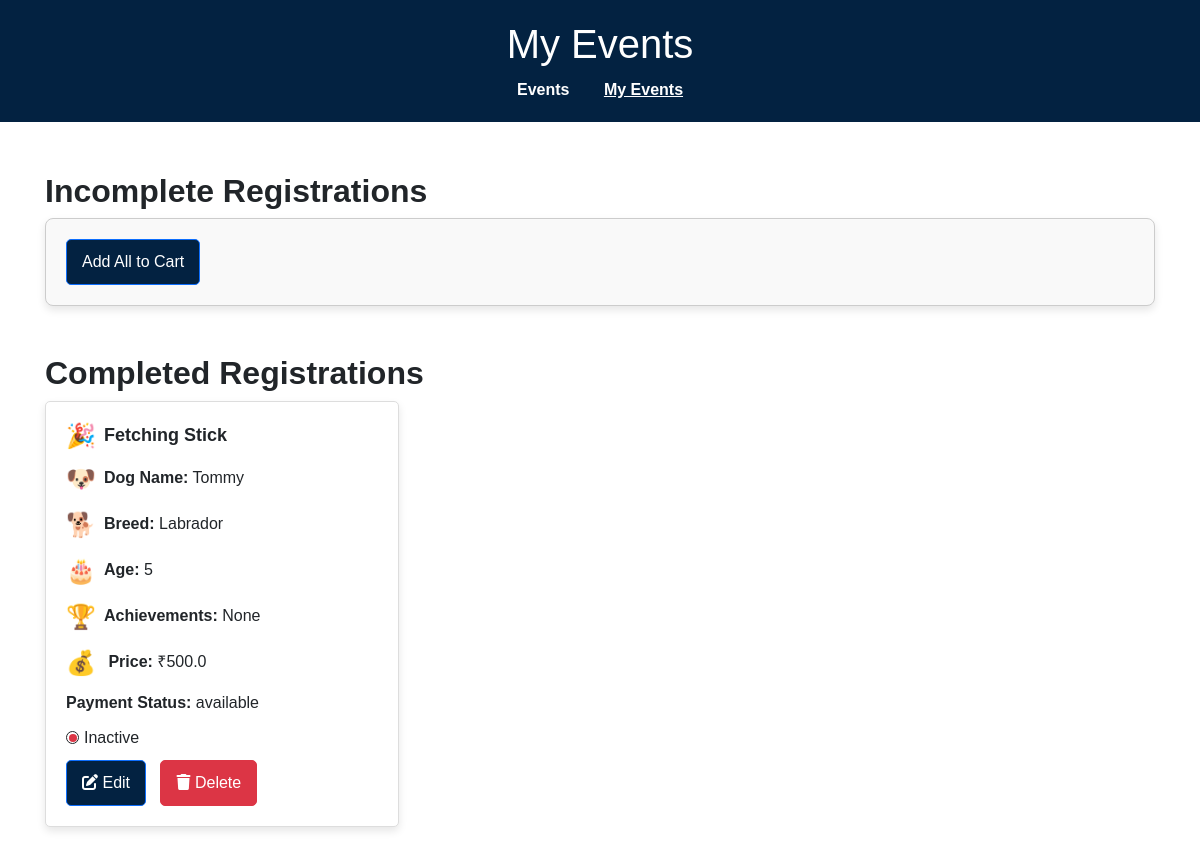
Before: /my-events with the older database file.
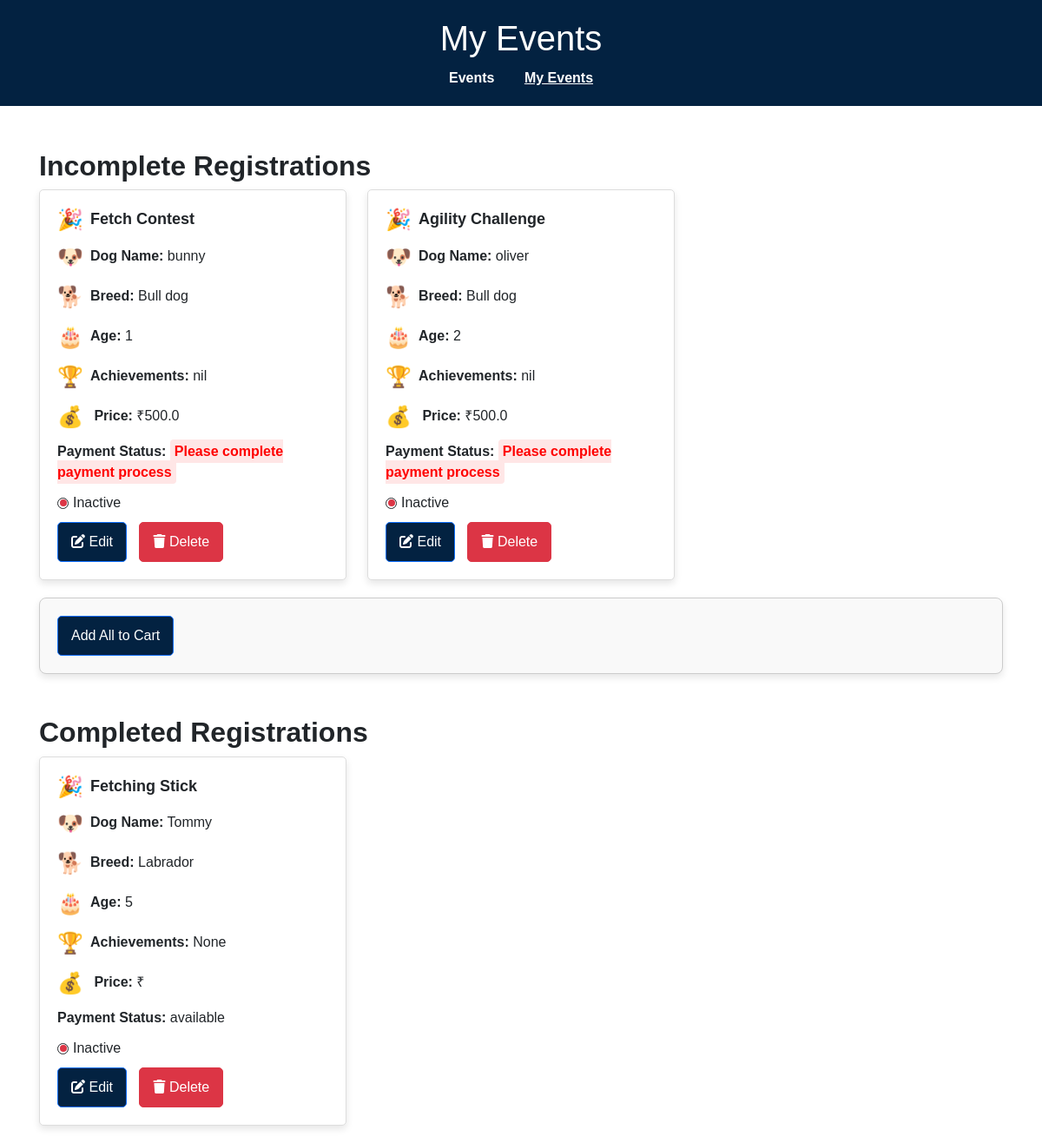
After: the same page with the newer database file.
### app.py (models this page shows, shortened)
class Registration(db.Model):
    id = db.Column(db.String(10), primary_key=True, default=generate_dog_id)
    event_id = db.Column(db.Integer, db.ForeignKey('event.id'))
    competition_name = db.Column(db.String(100), nullable=False)
    dog_name = db.Column(db.String(100), nullable=False)
    breed = db.Column(db.String(100), nullable=False)
    age = db.Column(db.Integer, nullable=False)
    achievements = db.Column(db.Text, nullable=True)
    status = db.Column(db.String(20), nullable=False, default='Pending')  # Added status
    event = db.relationship('Event', backref='registrations')

class Event(db.Model):
    id = db.Column(db.Integer, primary_key=True)
    name = db.Column(db.String(100), nullable=False)
    description = db.Column(db.Text, nullable=True)
    price = db.Column(db.Float, nullable=False)
    date = db.Column(db.Date, nullable=False)
    venue = db.Column(db.String(150), nullable=False)
    image = db.Column(db.String(200), nullable=False)  # Store the image path

### app.py (the view)
@app.route('/my-events')
def my_events():
    today = date.today()
    events = Event.query.all()
    registrations = Registration.query.all()
    carts = Cart.query.all()
    for registration in registrations:
        if registration.event:  # Ensure the event exists
            event_date = registration.event.date
            registration.event.is_active = event_date >= today
        else:
            registration.event = None  # Handle missing event reference
    return render_template('my_events.html', registrations=registrations, events=events, carts=carts)

### app.py (called while the page is built)
@app.before_request
def ensure_fresh_session():
    if not session.get('initialized'):
        session.clear()
        session['initialized'] = True

### templates/my_events.html (shortened to what this page needs)
<!DOCTYPE html>
<html lang="en">
<head>
    <link href="https://cdn.jsdelivr.net/npm/bootstrap@5.3.0-alpha1/dist/css/bootstrap.min.css" rel="stylesheet">
    <link href="https://cdnjs.cloudflare.com/ajax/libs/font-awesome/6.0.0-beta3/css/all.min.css" rel="stylesheet">
</head>
<body>
    <header>
        <h1>My Events</h1>
        <nav>
            <a href="/">Events</a>
            <a href="/my-events" class="active">My Events</a>
        </nav>
    </header>
    <div class="container">
<h2><strong>Incomplete Registrations</strong></h2>
<div class="row">
    {% for registration in registrations %}
        {% if registration.status == 'Please complete payment process' %}
            <div class="col-md-4">
                <div class="card">
                    <div class="card-body">
                        <h5 class="card-title"><span class="event-icon">🎉</span>{{ registration.competition_name }}</h5>
                        <p class="card-text"><span class="event-icon">🐶</span><strong>Dog Name:</strong> {{ registration.dog_name }}</p>
                        <p class="card-text"><span class="event-icon">🐕</span><strong>Breed:</strong> {{ registration.breed }}</p>
                        <p class="card-text"><span class="event-icon">🎂</span><strong>Age:</strong> {{ registration.age }}</p>
                        {% if registration.achievements %}
                        <p class="card-text"><span class="event-icon">🏆</span><strong>Achievements:</strong> {{ registration.achievements }}</p>
                        {% endif %}
                        <p class="card-text">
                            <span class="event-icon">💰</span>
                            <strong>Price:</strong> ₹{{ registration.event.price if registration.event else "N/A" }}
                        </p>
                        <p class="card-text">
                            <strong>Payment Status:</strong>
                            <span class="payment-pending">{{ registration.status }}</span>
                        </p>
                        <p class="card-text">
                            <span class="status-indicator">
                                {% if registration.event and registration.event.is_active %}
                                    <span class="status-circle status-active">
                                        <span class="status-dot"></span>
                                    </span> Active
                                {% else %}
                                    <span class="status-circle status-inactive">
                                        <span class="status-dot"></span>
                                    </span> Inactive
                                {% endif %}
                            </span>
                        </p>
                        <a href="/edit/{{ registration.id }}" class="btn btn-primary">
                            <i class="fas fa-edit"></i> Edit
                        </a>
                        <a href="/delete/{{ registration.id }}" class="btn btn-danger"
                            onclick="return confirm('Are you sure you want to delete this registration?');">
                            <i class="fas fa-trash"></i> Delete
                        </a>
                    </div>
                </div>
            </div>
        {% endif %}
    {% endfor %}
</div>
    <form action="/add_item_to_cart" method="POST" >
        <button type="submit" class="btn btn-primary">
            Add All to Cart
        </button>
    </form
         <br>
         <br>
        <h2><strong>Completed Registrations</strong></h2>
        <div class="row">
            {% for registration in registrations %}
                {% if registration.status != 'Please complete payment process' %}
                <div class="col-md-4">
                    <div class="card">
                        <div class="card-body">
                            <h5 class="card-title"><span class="event-icon">🎉</span>{{ registration.competition_name }}</h5>
                            <p class="card-text"><span class="event-icon">🐶</span><strong>Dog Name:</strong> {{ registration.dog_name }}</p>
                            <p class="card-text"><span class="event-icon">🐕</span><strong>Breed:</strong> {{ registration.breed }}</p>
                            <p class="card-text"><span class="event-icon">🎂</span><strong>Age:</strong> {{ registration.age }}</p>
                            {% if registration.achievements %}
                            <p class="card-text"><span class="event-icon">🏆</span><strong>Achievements:</strong> {{ registration.achievements }}</p>
                            {% endif %}
                            <p class="card-text">
                                <span class="event-icon">💰</span>
                                <strong>Price:</strong> ₹{{ registration.event.price }}
                            </p>
                            <p class="card-text">
                                <strong>Payment Status:</strong>
                                {% if registration.status == 'Please complete payment process' %}
                                    <span class="payment-pending">{{ registration.status }}</span>
                                {% else %}
                                    {{ registration.status }}
                                {% endif %}
                            </p>
                            <p class="card-text">
                                <span class="status-indicator">
                                    {% if registration.event.is_active %}
                                        <span class="status-circle status-active">
                                            <span class="status-dot"></span>
                                        </span> Active
                                    {% else %}
                                        <span  class="status-circle status-inactive">
                                            <span class="status-dot"></span>
                                        </span> Inactive
                                    {% endif %}
                                </span>
                            </p>
                            <a href="/edit/{{ registration.id }}" class="btn btn-primary">
                                <i class="fas fa-edit"></i> Edit
                            </a>
                            <a href="/delete/{{ registration.id }}" class="btn btn-danger"
                                onclick="return confirm('Are you sure you want to delete this registration?');">
                                <i class="fas fa-trash"></i> Delete
                            </a>
                        </div>
                    </div>
                </div>
                {% endif %}
            {% endfor %}
        </div>
    </div>
</body>
</html>

### templates/my_events.html (style rules this page uses)
body, h1, h5, p { margin: 0; padding: 0; font-family: Arial, sans-serif; }
header { background-color: #032241; color: white; padding: 20px; text-align: center; }
header nav { margin-top: 10px; }
header nav a { color: white; margin: 0 15px; text-decoration: none; font-weight: bold; }
header nav a.active { text-decoration: underline; }
.container { margin-top: 50px; padding: 0 15px; }
.card { border: 1px solid #ddd; border-radius: 5px; box-shadow: 0 4px 8px rgba(0, 0, 0, 0.1); margin-bottom: 20px; }
.card-body { padding: 20px; }
.card-title { font-size: 18px; font-weight: bold; margin-bottom: 10px; }
.card-text { margin-bottom: 10px; }
.btn { padding: 10px 15px; border-radius: 5px; text-decoration: none; margin-right: 10px; cursor: pointer; }
.btn-primary { background-color: #032241; color: white; }
.btn-danger { background-color: #dc3545; color: white; }
.event-icon { font-size: 1.5rem; vertical-align: middle; margin-right: 8px; }
.status-indicator { display: inline-flex; align-items: center; gap: 5px; }
.status-circle { width: 13px; height: 13px; border: 1px solid ; border-radius: 50%; display: flex; justify-content: center; align-items: center; position: relative; }
.status-dot { width: 8px; height: 8px; border-radius: 50%; }
.status-inactive .status-dot { background-color: #dc3545; }
.payment-pending { color: #ff0000; font-weight: bold; background-color: #ffe6e6; padding: 5px; border-radius: 4px; animation: highlight 1s infinite; }
form { padding: 20px; border: 1px solid #ccc; background-color: #f9f9f9; box-shadow: 0 4px 8px rgba(0, 0, 0, 0.1); border-radius: 8px; }
button { display: block; margin: 0 auto; }

Changed rows visible on the page:
added Registration: competition_name "Fetch Contest", dog_name "bunny", breed "Bull dog", age "1", achievements "nil", event "500.0", status "Please complete payment process", shown under "Incomplete Registrations"
added Registration: competition_name "Agility Challenge", dog_name "oliver", breed "Bull dog", age "2", achievements "nil", event "500.0", status "Please complete payment process", shown under "Incomplete Registrations"
changed Registration "Fetching Stick": event.price "500.0" → (not shown)
